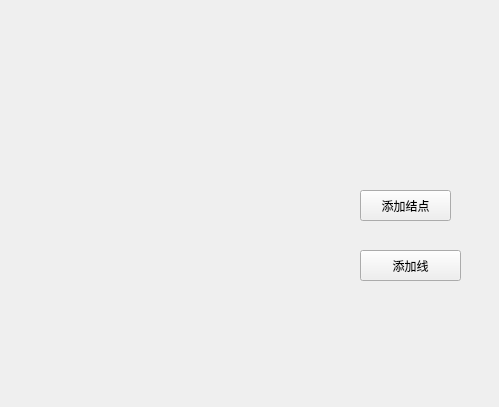
<?xml version="1.0" encoding="UTF-8"?>
<ui version="4.0">
 <class>Form</class>
 <widget class="QWidget" name="Form">
  <property name="geometry">
   <rect>
    <x>0</x>
    <y>0</y>
    <width>499</width>
    <height>407</height>
   </rect>
  </property>
  <property name="windowTitle">
   <string>Form</string>
  </property>
  <widget class="QPushButton" name="AddPoint">
   <property name="geometry">
    <rect>
     <x>360</x>
     <y>190</y>
     <width>91</width>
     <height>31</height>
    </rect>
   </property>
   <property name="text">
    <string>添加结点</string>
   </property>
  </widget>
  <widget class="QPushButton" name="AddLIne">
   <property name="geometry">
    <rect>
     <x>360</x>
     <y>250</y>
     <width>101</width>
     <height>31</height>
    </rect>
   </property>
   <property name="text">
    <string>添加线</string>
   </property>
  </widget>
 </widget>
 <resources/>
 <connections>
  <connection>
   <sender>AddPoint</sender>
   <signal>clicked()</signal>
   <receiver>Form</receiver>
   <slot>GoToAddPoint()</slot>
   <hints>
    <hint type="sourcelabel">
     <x>385</x>
     <y>201</y>
    </hint>
    <hint type="destinationlabel">
     <x>403</x>
     <y>127</y>
    </hint>
   </hints>
  </connection>
  <connection>
   <sender>AddLIne</sender>
   <signal>clicked()</signal>
   <receiver>Form</receiver>
   <slot>GoToAddLine()</slot>
   <hints>
    <hint type="sourcelabel">
     <x>407</x>
     <y>269</y>
    </hint>
    <hint type="destinationlabel">
     <x>407</x>
     <y>335</y>
    </hint>
   </hints>
  </connection>
 </connections>
 <slots>
  <slot>GoToAddPoint()</slot>
  <slot>GoToAddLine()</slot>
 </slots>
</ui>
